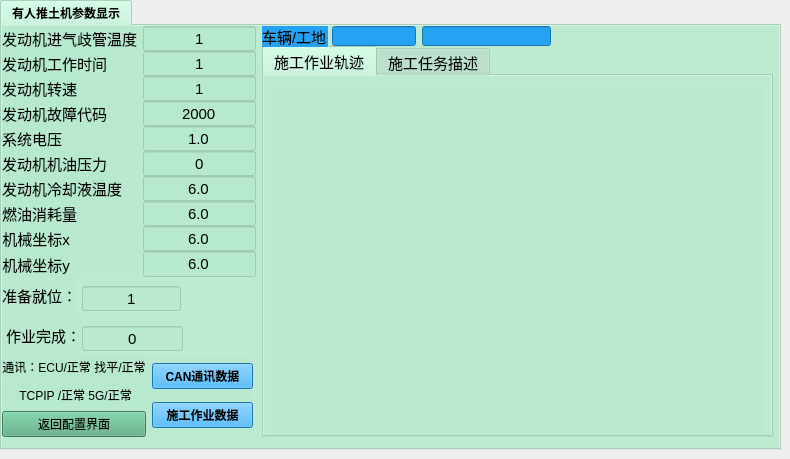
      <widget class="QWidget" name="tuitu_page">
       <widget class="QTabWidget" name="tabWidget_3">
        <property name="geometry">
         <rect>
          <x>0</x>
          <y>0</y>
          <width>781</width>
          <height>450</height>
         </rect>
        </property>
        <property name="sizePolicy">
         <sizepolicy hsizetype="Expanding" vsizetype="Expanding">
          <horstretch>0</horstretch>
          <verstretch>0</verstretch>
         </sizepolicy>
        </property>
        <property name="maximumSize">
         <size>
          <width>800</width>
          <height>600</height>
         </size>
        </property>
        <property name="font">
         <font>
          <pointsize>9</pointsize>
          <weight>75</weight>
          <bold>true</bold>
         </font>
        </property>
        <property name="autoFillBackground">
         <bool>false</bool>
        </property>
        <property name="styleSheet">
         <string notr="true">background-color: rgba(182, 231, 205, 122);</string>
        </property>
        <property name="currentIndex">
         <number>0</number>
        </property>
        <widget class="QWidget" name="tab_4">
         <attribute name="title">
          <string>有人推土机参数显示</string>
         </attribute>
         <widget class="QLabel" name="lbl_vertex_number_35">
          <property name="geometry">
           <rect>
            <x>10</x>
            <y>430</y>
            <width>161</width>
            <height>20</height>
           </rect>
          </property>
          <property name="font">
           <font>
            <pointsize>9</pointsize>
           </font>
          </property>
          <property name="text">
           <string>通讯：ECU/正常 找平/正常</string>
          </property>
          <property name="alignment">
           <set>Qt::AlignCenter</set>
          </property>
         </widget>
         <widget class="QLabel" name="lbl_vertex_number_36">
          <property name="geometry">
           <rect>
            <x>40</x>
            <y>450</y>
            <width>121</width>
            <height>20</height>
           </rect>
          </property>
          <property name="font">
           <font>
            <pointsize>9</pointsize>
           </font>
          </property>
          <property name="text">
           <string> TCPIP /正常 5G/正常</string>
          </property>
          <property name="alignment">
           <set>Qt::AlignCenter</set>
          </property>
         </widget>
         <widget class="QTabWidget" name="tabWidget_tuitu">
          <property name="geometry">
           <rect>
            <x>260</x>
            <y>20</y>
            <width>511</width>
            <height>391</height>
           </rect>
          </property>
          <property name="font">
           <font>
            <pointsize>11</pointsize>
           </font>
          </property>
          <property name="autoFillBackground">
           <bool>false</bool>
          </property>
          <property name="currentIndex">
           <number>0</number>
          </property>
          <widget class="QWidget" name="tab_9">
           <attribute name="title">
            <string>施工作业轨迹</string>
           </attribute>
           <widget class="MyQLabel" name="lb_line_2">
            <property name="geometry">
             <rect>
              <x>10</x>
              <y>10</y>
              <width>491</width>
              <height>350</height>
             </rect>
            </property>
            <property name="text">
             <string/>
            </property>
           </widget>
          </widget>
          <widget class="QWidget" name="tab_10">
           <attribute name="title">
            <string>施工任务描述</string>
           </attribute>
           <widget class="QLabel" name="show_txt_tuitu">
            <property name="geometry">
             <rect>
              <x>9</x>
              <y>9</y>
              <width>491</width>
              <height>351</height>
             </rect>
            </property>
            <property name="maximumSize">
             <size>
              <width>500</width>
              <height>500</height>
             </size>
            </property>
            <property name="font">
             <font>
              <pointsize>18</pointsize>
             </font>
            </property>
            <property name="text">
             <string/>
            </property>
            <property name="wordWrap">
             <bool>true</bool>
            </property>
           </widget>
           <widget class="QRadioButton" name="radioButton_2">
            <property name="geometry">
             <rect>
              <x>290</x>
              <y>410</y>
              <width>76</width>
              <height>16</height>
             </rect>
            </property>
            <property name="font">
             <font>
              <pointsize>9</pointsize>
             </font>
            </property>
            <property name="text">
             <string>  显示障碍范围</string>
            </property>
           </widget>
          </widget>
         </widget>
         <widget class="QLineEdit" name="le_car_num_2">
          <property name="geometry">
           <rect>
            <x>330</x>
            <y>0</y>
            <width>84</width>
            <height>20</height>
           </rect>
          </property>
          <property name="font">
           <font>
            <pointsize>9</pointsize>
           </font>
          </property>
          <property name="styleSheet">
           <string notr="true">background-color: rgb(37, 162, 242);</string>
          </property>
         </widget>
         <widget class="QLabel" name="label_46">
          <property name="geometry">
           <rect>
            <x>260</x>
            <y>0</y>
            <width>66</width>
            <height>21</height>
           </rect>
          </property>
          <property name="font">
           <font>
            <pointsize>11</pointsize>
           </font>
          </property>
          <property name="styleSheet">
           <string notr="true">background-color:rgb(37, 162, 242);</string>
          </property>
          <property name="text">
           <string>车辆/工地：</string>
          </property>
         </widget>
         <widget class="QLineEdit" name="le_system_time_tuitu">
          <property name="geometry">
           <rect>
            <x>420</x>
            <y>0</y>
            <width>129</width>
            <height>20</height>
           </rect>
          </property>
          <property name="font">
           <font>
            <pointsize>9</pointsize>
           </font>
          </property>
          <property name="styleSheet">
           <string notr="true">background-color: rgb(37, 162, 242);</string>
          </property>
         </widget>
         <widget class="QWidget" name="layoutWidget3">
          <property name="geometry">
           <rect>
            <x>0</x>
            <y>330</y>
            <width>251</width>
            <height>81</height>
           </rect>
          </property>
          <property name="font">
           <font>
            <pointsize>9</pointsize>
           </font>
          </property>
          <layout class="QHBoxLayout" name="horizontalLayout_6">
           <item>
            <layout class="QVBoxLayout" name="verticalLayout_5">
             <item>
              <widget class="QLabel" name="lbl_vertex_number_44">
               <property name="font">
                <font>
                 <pointsize>9</pointsize>
                </font>
               </property>
               <property name="text">
                <string>通讯：ECU/正常 找平/正常</string>
               </property>
               <property name="alignment">
                <set>Qt::AlignCenter</set>
               </property>
              </widget>
             </item>
             <item>
              <widget class="QLabel" name="lbl_vertex_number_34">
               <property name="font">
                <font>
                 <pointsize>9</pointsize>
                </font>
               </property>
               <property name="text">
                <string> TCPIP /正常 5G/正常</string>
               </property>
               <property name="alignment">
                <set>Qt::AlignCenter</set>
               </property>
              </widget>
             </item>
             <item>
              <widget class="QPushButton" name="pbt_back_tuitu">
               <property name="font">
                <font>
                 <pointsize>9</pointsize>
                </font>
               </property>
               <property name="styleSheet">
                <string notr="true">background-color: rgb(85, 170, 127);</string>
               </property>
               <property name="text">
                <string>返回配置界面</string>
               </property>
              </widget>
             </item>
            </layout>
           </item>
           <item>
            <layout class="QVBoxLayout" name="verticalLayout_6">
             <item>
              <widget class="QPushButton" name="btn_canmore_tuitu">
               <property name="font">
                <font>
                 <pointsize>9</pointsize>
                 <weight>75</weight>
                 <bold>true</bold>
                </font>
               </property>
               <property name="styleSheet">
                <string notr="true">background-color: rgb(37, 162, 242);</string>
               </property>
               <property name="text">
                <string>CAN通讯数据</string>
               </property>
              </widget>
             </item>
             <item>
              <widget class="QPushButton" name="btn_workdata_tuitu">
               <property name="font">
                <font>
                 <pointsize>9</pointsize>
                 <weight>75</weight>
                 <bold>true</bold>
                </font>
               </property>
               <property name="styleSheet">
                <string notr="true">background-color: rgb(37, 162, 242);</string>
               </property>
               <property name="text">
                <string>施工作业数据</string>
               </property>
              </widget>
             </item>
            </layout>
           </item>
          </layout>
         </widget>
         <widget class="QWidget" name="layoutWidget">
          <property name="geometry">
           <rect>
            <x>0</x>
            <y>0</y>
            <width>254</width>
            <height>251</height>
           </rect>
          </property>
          <layout class="QFormLayout" name="formLayout_26">
           <property name="verticalSpacing">
            <number>0</number>
           </property>
           <item row="0" column="0">
            <widget class="QLabel" name="label_633">
             <property name="font">
              <font>
               <pointsize>11</pointsize>
              </font>
             </property>
             <property name="text">
              <string>发动机进气歧管温度</string>
             </property>
             <property name="alignment">
              <set>Qt::AlignCenter</set>
             </property>
            </widget>
           </item>
           <item row="0" column="1">
            <widget class="QLineEdit" name="mbd_engine_intake_manifold_tem">
             <property name="font">
              <font>
               <pointsize>11</pointsize>
              </font>
             </property>
             <property name="text">
              <string>1</string>
             </property>
             <property name="alignment">
              <set>Qt::AlignCenter</set>
             </property>
            </widget>
           </item>
           <item row="1" column="0">
            <widget class="QLabel" name="label_634">
             <property name="font">
              <font>
               <pointsize>11</pointsize>
              </font>
             </property>
             <property name="text">
              <string>发动机工作时间</string>
             </property>
             <property name="alignment">
              <set>Qt::AlignCenter</set>
             </property>
            </widget>
           </item>
           <item row="1" column="1">
            <widget class="QLineEdit" name="mbd_engine_working_time">
             <property name="font">
              <font>
               <pointsize>11</pointsize>
              </font>
             </property>
             <property name="text">
              <string>1</string>
             </property>
             <property name="alignment">
              <set>Qt::AlignCenter</set>
             </property>
            </widget>
           </item>
           <item row="2" column="0">
            <widget class="QLabel" name="label_635">
             <property name="font">
              <font>
               <pointsize>11</pointsize>
              </font>
             </property>
             <property name="text">
              <string>发动机转速</string>
             </property>
             <property name="alignment">
              <set>Qt::AlignCenter</set>
             </property>
            </widget>
           </item>
           <item row="2" column="1">
            <widget class="QLineEdit" name="mbd_engine_speed">
             <property name="font">
              <font>
               <pointsize>11</pointsize>
              </font>
             </property>
             <property name="text">
              <string>1</string>
             </property>
             <property name="alignment">
              <set>Qt::AlignCenter</set>
             </property>
            </widget>
           </item>
           <item row="3" column="0">
            <widget class="QLabel" name="label_636">
             <property name="font">
              <font>
               <pointsize>11</pointsize>
              </font>
             </property>
             <property name="text">
              <string>发动机故障代码</string>
             </property>
             <property name="alignment">
              <set>Qt::AlignCenter</set>
             </property>
            </widget>
           </item>
           <item row="3" column="1">
            <widget class="QLineEdit" name="mbd_engine_failure_code">
             <property name="font">
              <font>
               <pointsize>11</pointsize>
              </font>
             </property>
             <property name="text">
              <string>2000</string>
             </property>
             <property name="alignment">
              <set>Qt::AlignCenter</set>
             </property>
            </widget>
           </item>
           <item row="4" column="0">
            <widget class="QLabel" name="label_637">
             <property name="font">
              <font>
               <pointsize>11</pointsize>
              </font>
             </property>
             <property name="text">
              <string>系统电压</string>
             </property>
             <property name="alignment">
              <set>Qt::AlignCenter</set>
             </property>
            </widget>
           </item>
           <item row="4" column="1">
            <widget class="QLineEdit" name="mbd_system_voltage">
             <property name="font">
              <font>
               <pointsize>11</pointsize>
              </font>
             </property>
             <property name="text">
              <string>1.0</string>
             </property>
             <property name="alignment">
              <set>Qt::AlignCenter</set>
             </property>
            </widget>
           </item>
           <item row="5" column="0">
            <widget class="QLabel" name="label_638">
             <property name="font">
              <font>
               <pointsize>11</pointsize>
              </font>
             </property>
             <property name="text">
              <string>发动机机油压力</string>
             </property>
             <property name="alignment">
              <set>Qt::AlignCenter</set>
             </property>
            </widget>
           </item>
           <item row="5" column="1">
            <widget class="QLineEdit" name="mbd_engine_oil_pressure">
             <property name="font">
              <font>
               <pointsize>11</pointsize>
              </font>
             </property>
             <property name="text">
              <string>0</string>
             </property>
             <property name="alignment">
              <set>Qt::AlignCenter</set>
             </property>
            </widget>
           </item>
           <item row="6" column="0">
            <widget class="QLabel" name="label_639">
             <property name="font">
              <font>
               <pointsize>11</pointsize>
              </font>
             </property>
             <property name="text">
              <string>发动机冷却液温度</string>
             </property>
             <property name="alignment">
              <set>Qt::AlignCenter</set>
             </property>
            </widget>
           </item>
           <item row="6" column="1">
            <widget class="QLineEdit" name="mbd_engine_coolant_temperature">
             <property name="font">
              <font>
               <pointsize>11</pointsize>
              </font>
             </property>
             <property name="text">
              <string>6.0</string>
             </property>
             <property name="alignment">
              <set>Qt::AlignCenter</set>
             </property>
            </widget>
           </item>
           <item row="7" column="0">
            <widget class="QLabel" name="label_640">
             <property name="font">
              <font>
               <pointsize>11</pointsize>
              </font>
             </property>
             <property name="text">
              <string>燃油消耗量</string>
             </property>
             <property name="alignment">
              <set>Qt::AlignCenter</set>
             </property>
            </widget>
           </item>
           <item row="7" column="1">
            <widget class="QLineEdit" name="mbd_fuel_consumption">
             <property name="font">
              <font>
               <pointsize>11</pointsize>
              </font>
             </property>
             <property name="text">
              <string>6.0</string>
             </property>
             <property name="alignment">
              <set>Qt::AlignCenter</set>
             </property>
            </widget>
           </item>
           <item row="8" column="0">
            <widget class="QLabel" name="label_641">
             <property name="font">
              <font>
               <pointsize>11</pointsize>
              </font>
             </property>
             <property name="text">
              <string>机械坐标x</string>
             </property>
             <property name="alignment">
              <set>Qt::AlignCenter</set>
             </property>
            </widget>
           </item>
           <item row="8" column="1">
            <widget class="QLineEdit" name="mbd_fuel_consumption_2">
             <property name="font">
              <font>
               <pointsize>11</pointsize>
              </font>
             </property>
             <property name="text">
              <string>6.0</string>
             </property>
             <property name="alignment">
              <set>Qt::AlignCenter</set>
             </property>
            </widget>
           </item>
           <item row="9" column="0">
            <widget class="QLabel" name="label_642">
             <property name="font">
              <font>
               <pointsize>11</pointsize>
              </font>
             </property>
             <property name="text">
              <string>机械坐标y</string>
             </property>
             <property name="alignment">
              <set>Qt::AlignCenter</set>
             </property>
            </widget>
           </item>
           <item row="9" column="1">
            <widget class="QLineEdit" name="mbd_fuel_consumption_3">
             <property name="font">
              <font>
               <pointsize>11</pointsize>
              </font>
             </property>
             <property name="text">
              <string>6.0</string>
             </property>
             <property name="alignment">
              <set>Qt::AlignCenter</set>
             </property>
            </widget>
           </item>
          </layout>
         </widget>
         <widget class="QLineEdit" name="lineEdit_77">
          <property name="geometry">
           <rect>
            <x>80</x>
            <y>260</y>
            <width>99</width>
            <height>25</height>
           </rect>
          </property>
          <property name="font">
           <font>
            <pointsize>11</pointsize>
           </font>
          </property>
          <property name="text">
           <string>1</string>
          </property>
          <property name="alignment">
           <set>Qt::AlignCenter</set>
          </property>
         </widget>
         <widget class="QLabel" name="Label_7">
          <property name="geometry">
           <rect>
            <x>0</x>
            <y>250</y>
            <width>75</width>
            <height>39</height>
           </rect>
          </property>
          <property name="font">
           <font>
            <pointsize>11</pointsize>
           </font>
          </property>
          <property name="text">
           <string>准备就位：</string>
          </property>
         </widget>
         <widget class="QLabel" name="Label_8">
          <property name="geometry">
           <rect>
            <x>0</x>
            <y>290</y>
            <width>79</width>
            <height>39</height>
           </rect>
          </property>
          <property name="font">
           <font>
            <pointsize>11</pointsize>
           </font>
          </property>
          <property name="text">
           <string> 作业完成：</string>
          </property>
         </widget>
         <widget class="QLineEdit" name="lineEdit_88">
          <property name="geometry">
           <rect>
            <x>80</x>
            <y>300</y>
            <width>101</width>
            <height>25</height>
           </rect>
          </property>
          <property name="font">
           <font>
            <pointsize>11</pointsize>
           </font>
          </property>
          <property name="text">
           <string>0</string>
          </property>
          <property name="alignment">
           <set>Qt::AlignCenter</set>
          </property>
         </widget>
        </widget>
       </widget>
      </widget>
